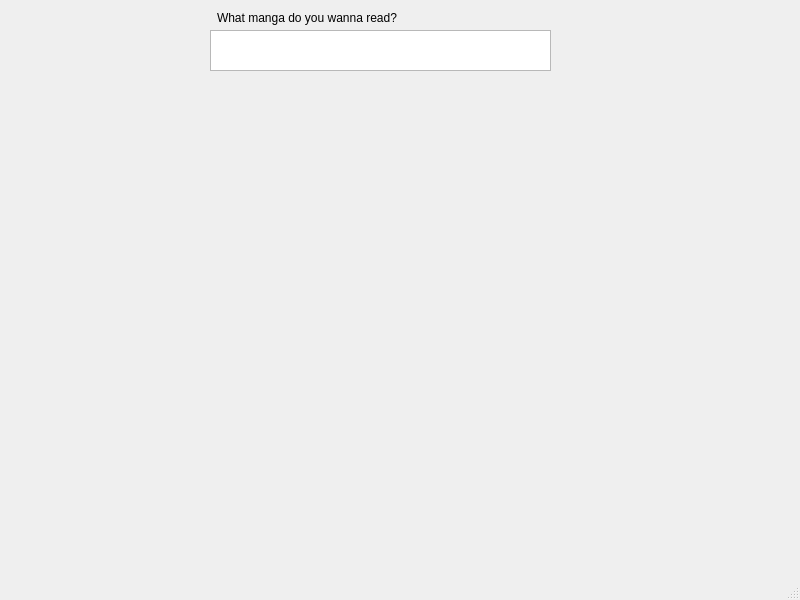
<?xml version="1.0" encoding="UTF-8"?>
<ui version="4.0">
 <class>MainWindow</class>
 <widget class="QMainWindow" name="MainWindow">
  <property name="geometry">
   <rect>
    <x>0</x>
    <y>0</y>
    <width>800</width>
    <height>600</height>
   </rect>
  </property>
  <property name="minimumSize">
   <size>
    <width>800</width>
    <height>600</height>
   </size>
  </property>
  <property name="maximumSize">
   <size>
    <width>1920</width>
    <height>1080</height>
   </size>
  </property>
  <property name="windowTitle">
   <string>Keki</string>
  </property>
  <property name="windowIcon">
   <iconset>
    <normaloff>../icons/mainwindow_icon.png</normaloff>../icons/mainwindow_icon.png</iconset>
  </property>
  <widget class="QWidget" name="centralwidget">
   <widget class="QLabel" name="search_label">
    <property name="geometry">
     <rect>
      <x>217</x>
      <y>10</y>
      <width>211</width>
      <height>16</height>
     </rect>
    </property>
    <property name="text">
     <string>What manga do you wanna read?</string>
    </property>
   </widget>
   <widget class="QPlainTextEdit" name="search_box">
    <property name="geometry">
     <rect>
      <x>210</x>
      <y>30</y>
      <width>341</width>
      <height>41</height>
     </rect>
    </property>
   </widget>
   <widget class="QLabel" name="result_label">
    <property name="geometry">
     <rect>
      <x>10</x>
      <y>440</y>
      <width>771</width>
      <height>151</height>
     </rect>
    </property>
    <property name="text">
     <string/>
    </property>
   </widget>
  </widget>
  <widget class="QStatusBar" name="statusbar"/>
 </widget>
 <resources/>
 <connections/>
</ui>
